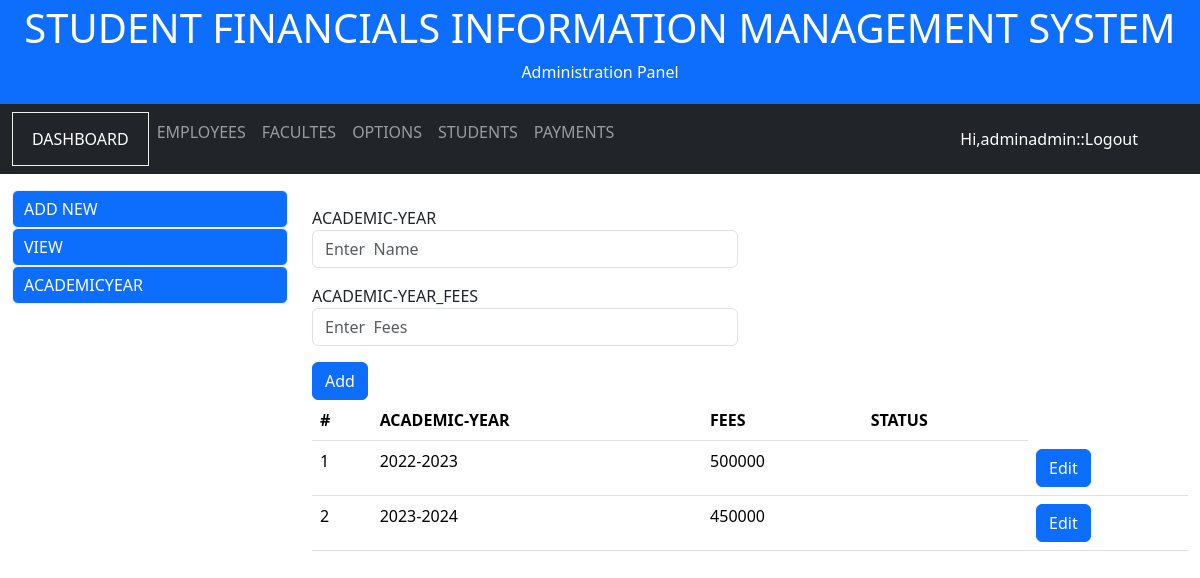
Screenshot of /viewacademicyear.php (signed in) with the database file from the repository.
### tables this page shows
CREATE TABLE `employee_roles_tb` (
  `employee_roles_id` int(11) NOT NULL,
  `employee_roles_role` int(11) NOT NULL,
  `employee_roles_employee` int(11) NOT NULL
);

CREATE TABLE `academic_year_tb` (
  `academic_year_id` int(11) NOT NULL,
  `academic_year_name` varchar(50) NOT NULL,
  `academic_year_fees` double NOT NULL DEFAULT 0,
  `academic_year_status` varchar(50) NOT NULL
);

### viewacademicyear.php (the view, shortened to what this page needs)
<?php
include('db.php');
?>
<!DOCTYPE html>
<html lang="en">
<head>
 <link href="https://cdn.jsdelivr.net/npm/bootstrap@5.3.2/dist/css/bootstrap.min.css" rel="stylesheet">
  <link href="bootstrap.min.css" rel="stylesheet">
</head>
<body>
<div class="p-1 bg-primary text-white text-center">
  <h1>STUDENT FINANCIALS INFORMATION MANAGEMENT SYSTEM</h1>
  <p>Administration Panel</p>
</div>
<nav class="navbar navbar-expand-sm bg-dark navbar-dark">
  <div class="container-fluid">
    <?php
  include('dynamicmenu.php');
  ?>
	<ul class="nav navbar-nav navbar-right" style="padding-right:50px;">
<li><a href="#"  style="color:white;text-decoration: none;"><?php echo "Hi,".$_SESSION['fname'];?></a>
<li><a href="index.php" style="text-decoration:none; color:white;">::Logout</a></li>
</li>
</ul>
  </div>
</nav>
<div class="container-fluid mt-3">
  <div class="row">
    <div class="col-sm-3">
      <ul class="nav nav-pills flex-column">
        <li class="nav-item">
          <a class="nav-link active"  style='border:1px solid #f0f0f0;padding: 6px 11px;' href="addnewfaculte.php">ADD NEW</a>
        </li>
              <li class="nav-item">
          <a class="nav-link active"  style='border:1px solid #f0f0f0;padding: 6px 11px;'  href="viewfaculte.php">VIEW</a>
        </li>
		<li class="nav-item">
          <a class="nav-link active"  style='border:1px solid #f0f0f0;padding: 6px 11px;'  href="viewacademicyear.php">ACADEMICYEAR</a>
        </li>
      </ul>
    </div>
    <div class="col-sm-9">
        <div class="row">
    <div class="col-sm-6">
  <form action="viewacademicyear.php" method="POST">
    <div class="mb-3 mt-3">
      <label for="email">ACADEMIC-YEAR</label>
      <input type="text" class="form-control" id="yname" placeholder="Enter  Name" name="yname" required>
    </div>
     <div class="mb-3 mt-3">
      <label for="email">ACADEMIC-YEAR_FEES</label>
      <input type="text" class="form-control" id="fees" placeholder="Enter  Fees" name="fees" required>
    </div>
    <button type="submit" name='addnewacademicyear' class="btn btn-primary">Add</button>
  </form>
     </div>
    </div>
	  <div class="row">
<?php
echo"
<div class='table-responsive'>
  <table class='table'>
    <thead>
      <tr>
        <th>#</th>
		<th>ACADEMIC-YEAR</th>
		<th>FEES</th>
		<th>STATUS</th>
      </tr>
    </thead>
    <tbody>";
	$sql="SELECT `academic_year_id`, `academic_year_name`, `academic_year_fees`, `academic_year_status` FROM `academic_year_tb`";
	$run_query=mysqli_query($conn,$sql);
if(mysqli_num_rows($run_query) > 0) {
	$no=0;
while($row=mysqli_fetch_array($run_query)){
$academic_year_id=$row["academic_year_id"];
$academic_year_name=$row["academic_year_name"];
$academic_year_fees=$row["academic_year_fees"];
$academic_year_status=$row["academic_year_status"];
$no=$no+1;
	echo"
      <tr>
        <td>$no</td>
		<td>$academic_year_name</td>
		<td>$academic_year_fees</td>
		<td>$academic_year_status</td>
	 <td><a href='updateacademicyear.php?id=$academic_year_id'  class='btn btn-primary'><span class='glyphicon glyphicon-ok-sign'>Edit</span></a></td></tr>
	 ";
	  }}else{
			echo"<tr>
        <td colspan='5'>
      NO ACADEMICYEAR FOUND.</td>
	  </tr>
	 ";
	  }
    echo "
	</tbody>
  </table>
  </div>
	";
?>
	  </div>
    </div>
  </div>
</div>
</body>
</html>

### dynamicmenu.php (shortened to what this page needs)
  <ul class="navbar-nav">
<?php
$currrent_user_id=$_SESSION["uid"];
 $sql="SELECT `employee_roles_id`, `employee_roles_role`, `employee_roles_employee` FROM `employee_roles_tb`  WHERE `employee_roles_employee`='$currrent_user_id' order by `employee_roles_role`";
	$run_query=mysqli_query($conn,$sql);
if(mysqli_num_rows($run_query) > 0) {
while($row=mysqli_fetch_array($run_query)){
$menu_number=$row["employee_roles_role"];
if($menu_number==1){
echo"<li class='nav-item' style='border:1px solid #f0f0f0;padding: 6px 11px;'>
        <a class='nav-link active' href='dashboard.php'>DASHBOARD</a>
      </li>";}
if($menu_number==2){
echo"<li class='nav-item'>
        <a class='nav-link' href='employee.php'>EMPLOYEES</a>
      </li>";}
if($menu_number==3){
echo"<li class='nav-item'>
        <a class='nav-link' href='faculte.php'>FACULTES</a>
      </li>";}
if($menu_number==4){
echo" <li class='nav-item'>
        <a class='nav-link' href='option.php'>OPTIONS</a>
      </li>";}
if($menu_number==5){
echo"
      <li class='nav-item'>
        <a class='nav-link' href='student.php'>STUDENTS</a>
      </li>";}
if($menu_number==6){
echo" <li class='nav-item'>
        <a class='nav-link' href='payment.php'>PAYMENTS</a>
</li>";}
}
}?>
</ul>

### rows the page displays
employee_roles_tb: employee_roles_role "DASHBOARD"
employee_roles_tb: employee_roles_role "EMPLOYEES"
employee_roles_tb: employee_roles_role "FACULTES"
employee_roles_tb: employee_roles_role "OPTIONS"
employee_roles_tb: employee_roles_role "STUDENTS"
employee_roles_tb: employee_roles_role "PAYMENTS"
academic_year_tb: academic_year_name "2022-2023", academic_year_fees "500000"
academic_year_tb: academic_year_name "2023-2024", academic_year_fees "450000"

### other values shown
$_SESSION['fname'] "adminadmin"
